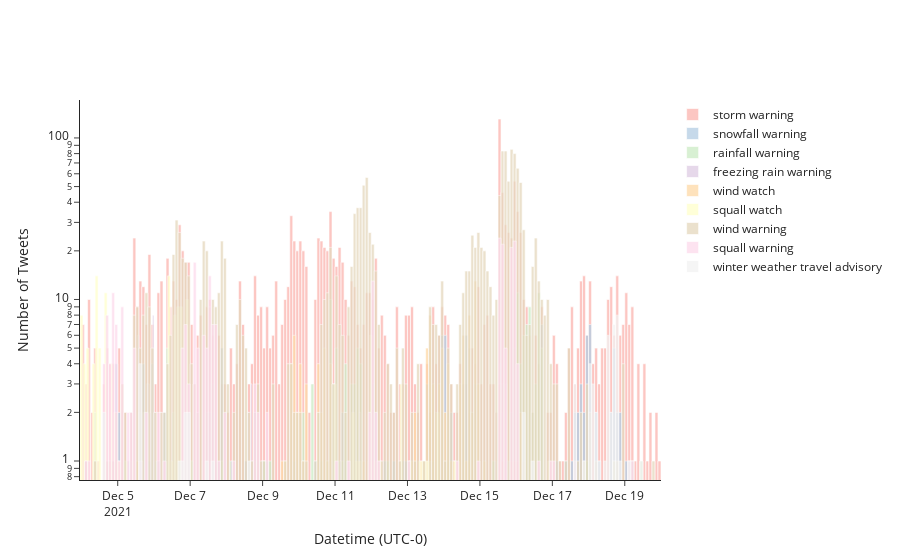

Write notebook code for a chart like this one.
### Code cell
# timeseries
fig_histo = go.Figure()
for s in sames:
  fig_histo.add_trace(
    go.Histogram(
      x=[_x[:-1] for _x in same_stats[s][f"timestamp_histo"]],
      name=s,
      marker_color=color_map[s],
      nbinsx=256,
    )
  )

fig_histo.update_layout(
  template='simple_white',
  barmode='overlay',
)
fig_histo.update_traces(opacity=0.75)
fig_histo.update_yaxes(type="log", title="Number of Tweets")
fig_histo.update_xaxes(title="Datetime (UTC-0)")
fig_histo.show()
